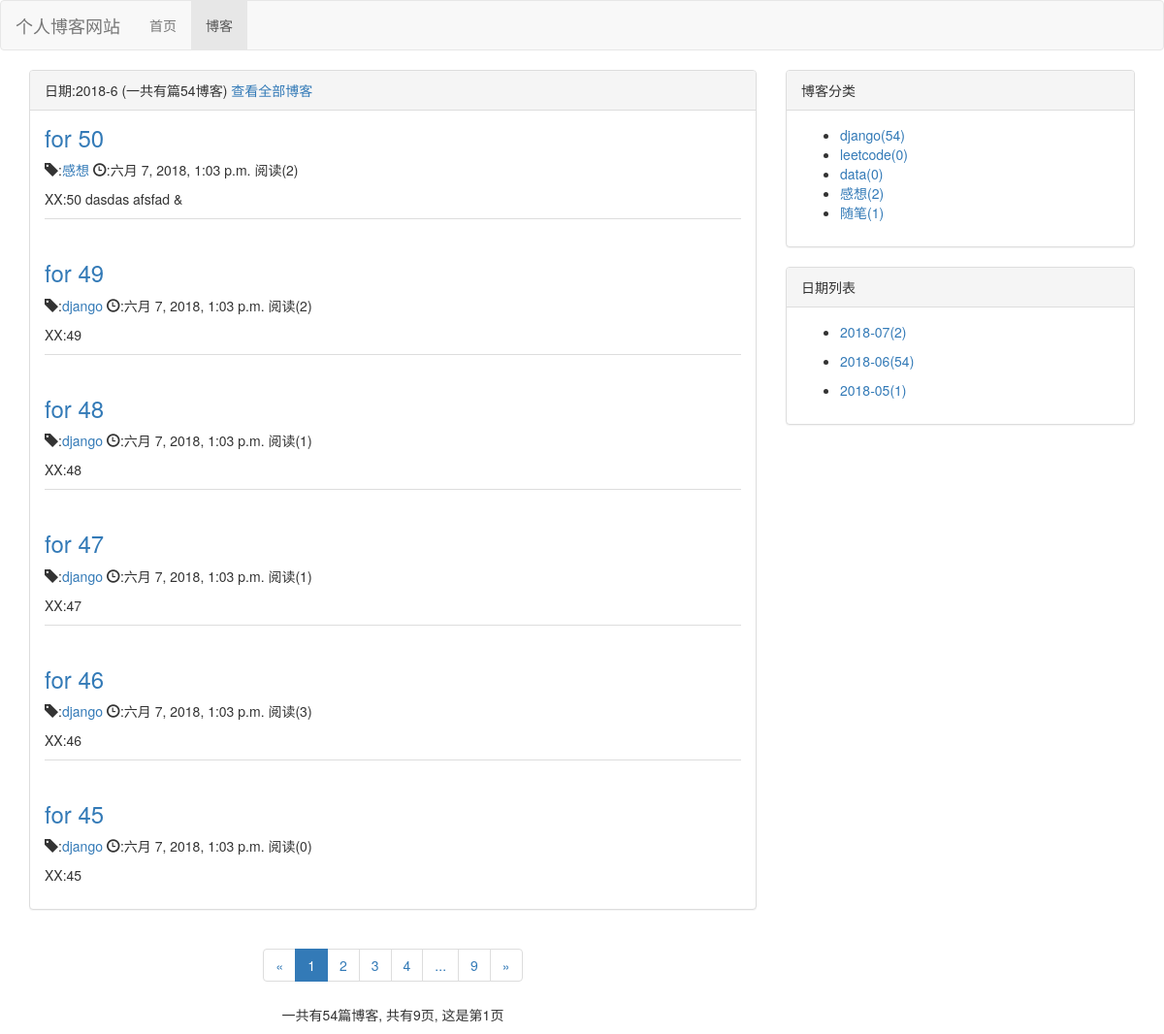
The page /blog/date/2018/6 on the database as committed earlier.
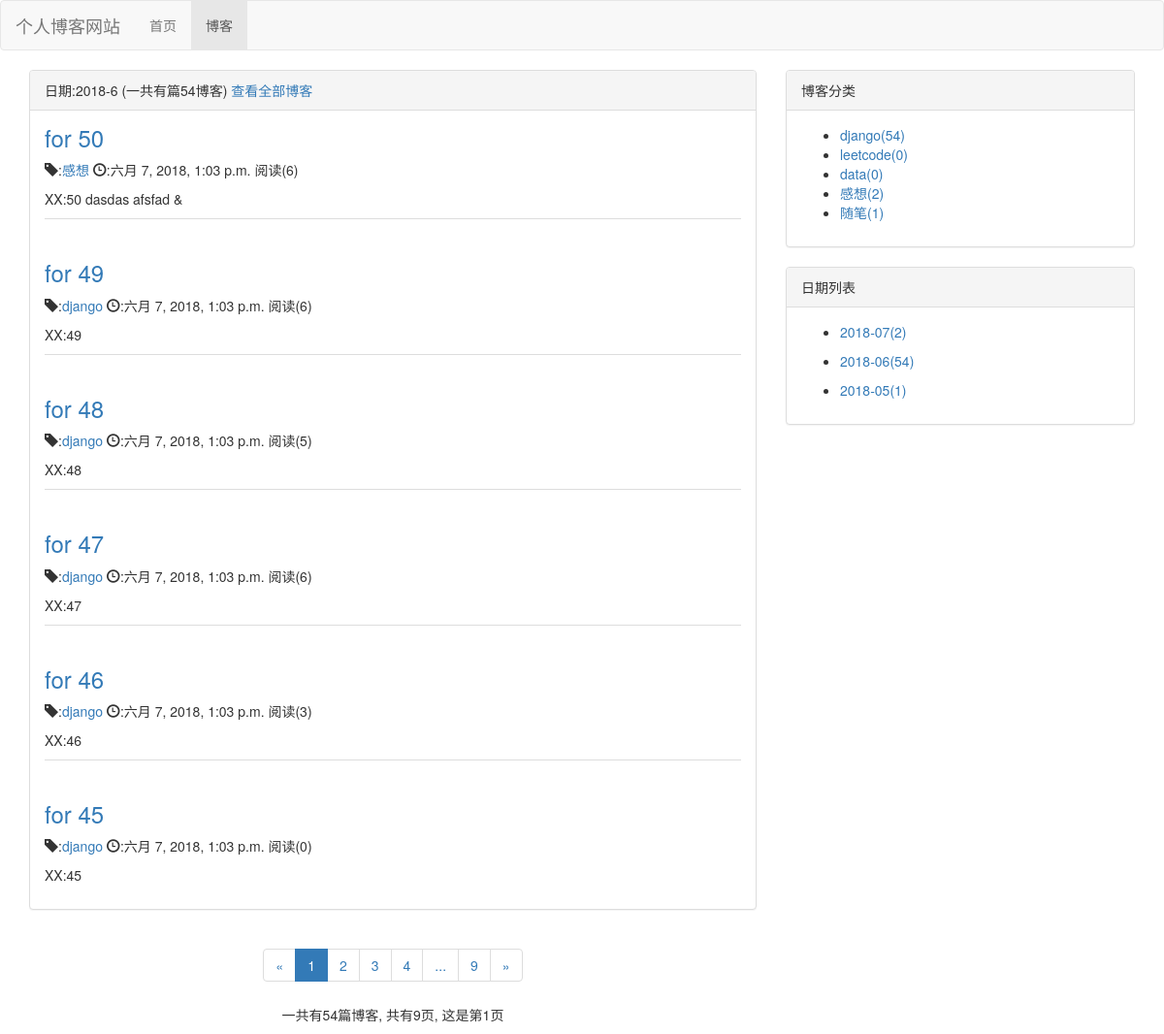
The same page on the database as committed later.
### blog/models.py (models this page shows, shortened)
class blog(models.Model,Readnum_extand):  #设置博文的一些属性
    title=models.CharField(max_length=30)
    blog_type=models.ForeignKey(blogtype,on_delete=models.DO_NOTHING)
    content=RichTextUploadingField()
    author=models.ForeignKey(User,on_delete=models.DO_NOTHING)
    Create_time=models.DateTimeField(auto_now_add=True)
    last_update_time=models.DateTimeField(auto_now=True)
    class Meta:
        ordering=['-Create_time']   #按照创建的时间排序

class blogtype(models.Model):  #设置博客类型
    type_name=models.CharField(max_length=30)
    def __str__(self):
    	return self.type_name  #改变显示方式

### read_count/models.py (models this page shows)
class Readnum(models.Model):
    read_num=models.IntegerField(default=0)  #阅读计数
    content_type = models.ForeignKey(ContentType, on_delete=models.DO_NOTHING)
    object_id = models.PositiveIntegerField()
    content_object = GenericForeignKey('content_type', 'object_id')

### blog/views.py (the view)
# urls.py: path('date/<int:year>/<int:month>',views.blogs_with_date,name='blogs_with_date')
def blogs_with_date(request,year,month):  #代码与之前的大多是重复的
	blogs_all_list=blog.objects.filter(Create_time__year=year,Create_time__month=month)   #获得所有符合要求博客
	context=get_blog_common_data(request,blogs_all_list)
	context['blogs_all_of_the_date']=blog.objects.filter(Create_time__year=year,Create_time__month=month)
	context['date']='%s-%s' %(year,month)
	return render(request,'blogs_all_of_the_date.html',context)

### read_count/models.py (called while the page is built)
    def read_num(self):
        try:
	        cn=ContentType.objects.get_for_model(self)
	        nu=self.pk
	        readnum=Readnum.objects.get(content_type=cn,object_id=nu)
	        return readnum.read_num
        except Exception as e:
            return 0

### blog/templates/blogs_all_of_the_date.html (shortened to what this page needs)
{% extends 'blog_list.html' %}
{% block blog_list_title %}
	日期:{{ date }}
	(一共有篇{{ blogs_all_of_the_date|length }}博客)
	<a href="{% url 'blog_list' %}">查看全部博客</a>
{% endblock %}

### blog/templates/blog_list.html (shortened to what this page needs)
{% extends 'base.html' %}
{% block nav_blog_active %}active{% endblock %}
{% load staticfiles %}
{% block home_style %}
	<link rel="stylesheet" type="text/css" href="{% static "blog/blog.css" %}">
{% endblock %}
{% block content %}
	<div class="container">
		<div class="row">
			<div class="col-sm-8 col-md-8">
				<div class="panel panel-default">
					<div class="panel-heading">{% block blog_list_title %}博客列表{% endblock %}</div>
					<div class="panel-body">
						{% for blog in page_of_blogs.object_list %}
							<div class="blog">
								<a href="{% url 'blog_detail' blog.pk %}">
						    	<h3>{{ blog.title }}</h3>
						    	</a>
						    	<p>
						    		<span class="glyphicon glyphicon-tag"></span>:<a href="{% url 'blogs_all_of_the_type' blog.blog_type.pk %}">{{ blog.blog_type }}</a>
						    		<span class="glyphicon glyphicon-time"></span>:{{ blog.Create_time }}
						    		阅读({{ blog.read_num }})
						    	</p>
						    	<p>{{ blog.content|striptags|truncatechars:30 }}</p>
							</div>
						{% empty %}
							<div class="blog">
								<h3>--暂无博客，敬请期待--</h3>
							</div>
						{% endfor %}
			 		</div>
				</div>
				<div class="paginator">
					<div aria-label="Page navigation">
					  <ul class="pagination">
					  	<li>
					  	{% if page_of_blogs.has_previous %}
					  		<a href="?page={{ page_of_blogs.previous_page_number }}" aria-label="Previous">
					       		<span aria-hidden="true">&laquo;</span>
					      	</a>
					  	{% else %}
					  		<span aria-hidden="true">&laquo;</span>
					  	{% endif %}
					  </li>
					    {% for page_number in page_range %}
					    	{% if page_number == page_of_blogs.number %}
					    		<li class="active">
					    			<a href="?page={{ page_number }}">{{ page_number }}</a>
					    		</li>
					    	{% else %}
					    		<li><a href="?page={{ page_number }}">{{ page_number }}</a></li>
					    	{% endif %}
						{% endfor %}
						<li>
						{% if page_of_blogs.has_next %}
					  		<a href="?page={{ page_of_blogs.next_page_number }}" aria-label="Next">
					       		<span aria-hidden="true">&raquo;</span>
					      	</a>
					  	{% else %}
					  		<span aria-hidden="true">&raquo;</span>
					  	{% endif %}
					  </li>
					  </ul>
					</div>
					<div>
						<p>
							一共有{{ page_of_blogs.paginator.count }}篇博客,
							共有{{ page_of_blogs.paginator.num_pages }}页,
							这是第{{ page_of_blogs.number }}页
						</p>
					</div>
				</div>
			</div>
			<div class="col-sm-4 col-md-4">
				<div class="panel panel-default">
					  <div class="panel-heading">博客分类</div>
					  <div class="panel-body">
						<ul>
							{% for blog_type in blog_types %}
								<li>
									<a href="{% url 'blogs_all_of_the_type' blog_type.pk %}">
										{{ blog_type.type_name }}({{ blog_type.blog_count }})
									</a>
								</li>
							{% empty %}
								<li>暂无分类</li>
							{% endfor %}
						</ul>
					  </div>
				</div>
				<div class="panel panel-default">
					  <div class="panel-heading">日期列表</div>
					  <div class="panel-body">
						<ul>
							{% for blog_date,blog_count in blog_dates.items %}
							<li>
								<a href="{% url 'blogs_with_date' blog_date.year blog_date.month %}">
									<p>{{ blog_date|date:"Y-m" }}({{ blog_count }})</p>
								</a>
							</li>
							{% endfor %}
						</ul>
					  </div>
				</div>
			</div>
		</div>
	</div>
{% endblock %}

Rows that differ between the two databases and show on the page:
changed through a linked row, blog "for 50": read_num "2" → "6"
changed through a linked row, blog "for 49": read_num "2" → "6"
changed through a linked row, blog "for 48": read_num "1" → "5"
changed through a linked row, blog "for 47": read_num "1" → "6"
